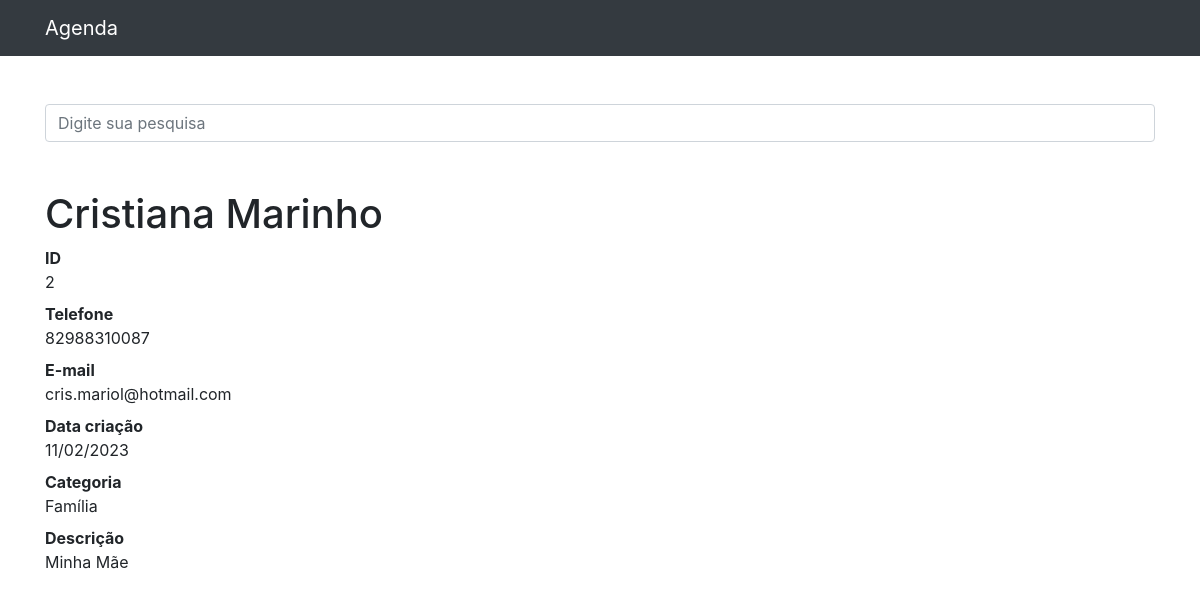
/2, run on the app's committed database.
### contatos/models.py (models this page shows, shortened)
class Contato(models.Model):
    nome = models.CharField(max_length = 255)
    sobrenome = models.CharField(max_length = 255, blank=True)
    telefone = models.CharField(max_length = 255)
    email = models.CharField(max_length = 255, blank=True)
    data_criacao = models.DateTimeField(default=timezone.now)
    descricao = models.TextField(blank=True)
    categoria = models.ForeignKey(Categoria, on_delete=models.DO_NOTHING)
    mostrar = models.BooleanField(default=True)
    foto = models.ImageField(blank=True, upload_to='picture/%Y/%m/')

class Categoria(models.Model):
    nome = models.CharField(max_length=255)
    def __str__(self):
        return self.nome

### contatos/views.py (the view)
# urls.py: path('<int:contato_id>', views.ver_contato, name='ver_contato')
def ver_contato(request, contato_id):
    contato = get_object_or_404(Contato, id=contato_id)
    if not contato.mostrar:
        messages.add_message(request, messages.ERROR, 'Contato não encontrado.')
        return redirect('index')
    return render(request, 'ver_contato.html', {'contato': contato})

### contatos/templates/ver_contato.html (shortened to what this page needs)
{% extends 'base.html' %}
{% block conteudo %}
<h1 class="mt-5">{{contato.nome}} {{contato.sobrenome}}</h1>
    <dl>
        <dt>ID</dt>
        <dd>{{contato.id}}</dd>
        <dt>Telefone</dt>
        <dd>{{contato.telefone}}</dd>
        <dt>E-mail</dt>
        <dd>{{contato.email}}</dd>
        <dt>Data criação</dt>
        <dd>{{contato.data_criacao|date:'d/m/Y'}}</dd>
        <dt>Categoria</dt>
        <dd>{{contato.categoria}}</dd>
        <dt>Descrição</dt>
        <dd>
            {{contato.descricao}}
        </dd>
    </dl>
{% endblock %}

### data on the page
Contato: nome "Cristiana", sobrenome "Marinho", id "2", telefone "82988310087", email "cris.mariol@hotmail.com", data_criacao "11/02/2023", categoria "Família", descricao "Minha Mãe"
